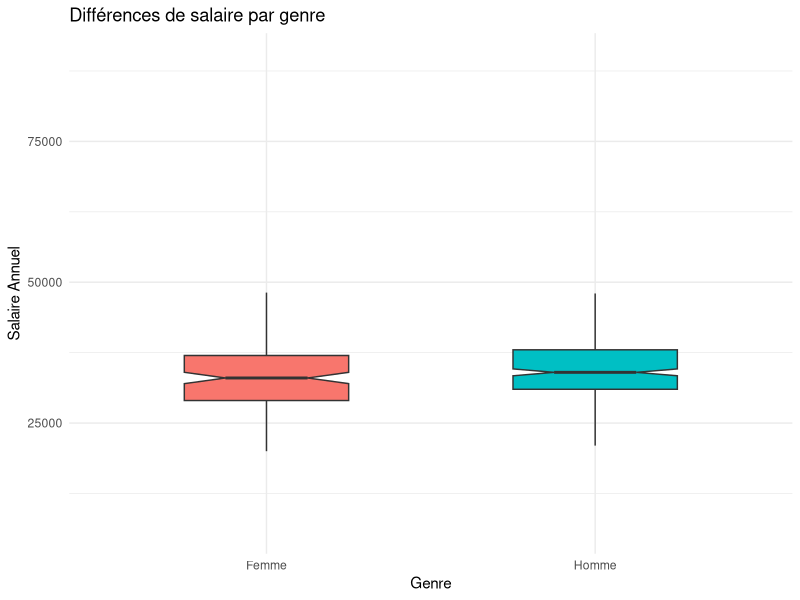
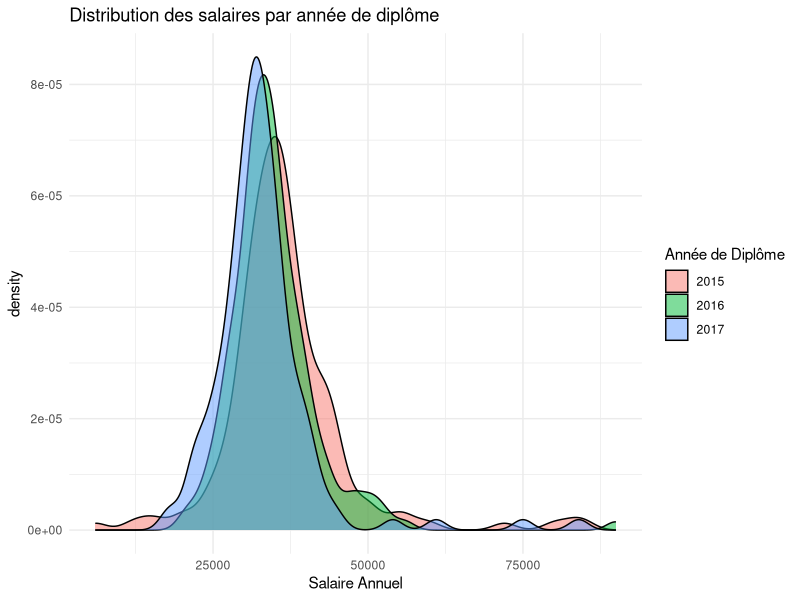
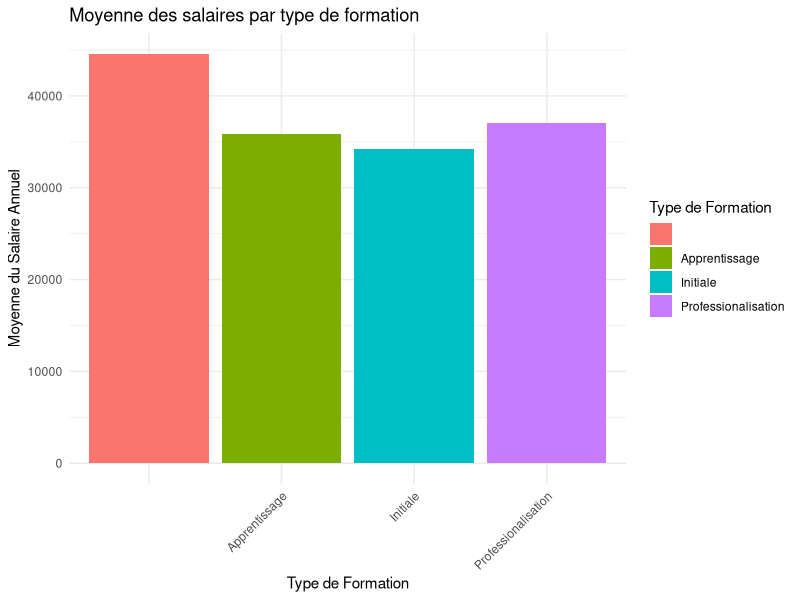
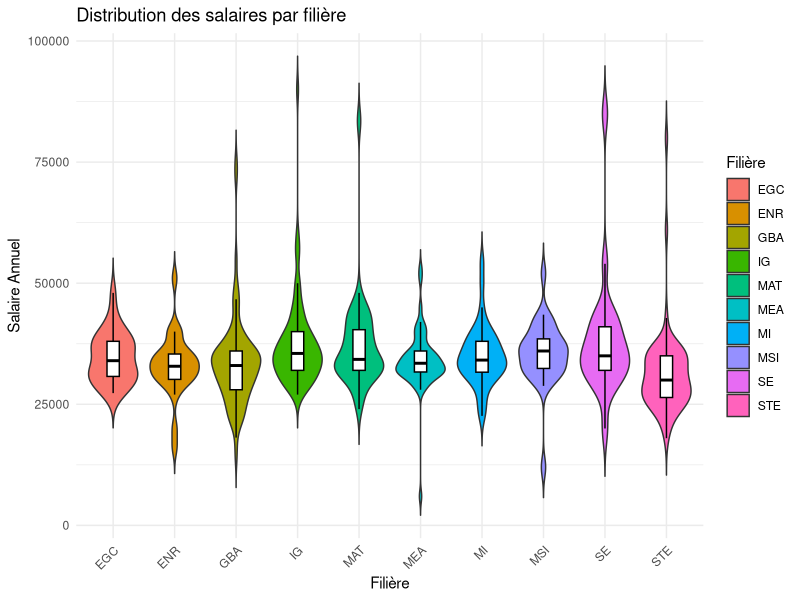

Write R code to recreate these figures, in order. (Note: this script raises an error after producing the figures.)
## ---- chunk 1
if (!requireNamespace("ggplot2", quietly = TRUE)) {
  install.packages("ggplot2")
}
library(ggplot2)
## ---- chunk 2
remove_rows_by_value <- function(data, column_name, value_to_remove) {
  data_filtered <- subset(data, !(data[[column_name]] == value_to_remove))
  return(data_filtered)
}
## ---- chunk 3
# Trying ISO-8859-1
raw_data <- read.csv("data/data_2018.csv", sep = ";")
## ---- chunk 4
# Lists specifying which columns to convert to factors and numeric
factor_cols <- c("Date", "Identifiant", "Genre", "Annee_diplome","Type_formation","Filiere","Situation","Secteur","Nature_contrat", "France","Region", "Pays", "Taille_entreprise", "Nom_entreprise", "Departement", "Intitule_poste", "Secteur_activite")
numeric_cols <- c("Anciennete", "Salaire_annuel", "Responsabilite_hierarchique", "Responsabilite_budget", "Responsabilite_equipe", "Responsabilite_projet", "Satisfaction_globale", "Saitisfaction_relations", "Satisfaction_salaire", "Satisfaction_autonomie", "Satisfaction_localisation")

# Convert columns to factors
raw_data[factor_cols] <- lapply(raw_data[factor_cols], as.factor)

# Convert columns to numeric
raw_data[numeric_cols] <- lapply(raw_data[numeric_cols], as.numeric)
## ---- chunk 5
remove_rows_by_value <- function(data, column_name, value_to_remove) {
  data_filtered <- subset(data, !(data[[column_name]] == value_to_remove))
  return(data_filtered)
}
## ---- chunk 6
ggplot(raw_data, aes(x = Genre, y = Salaire_annuel, fill = Genre)) +
  geom_boxplot(width = 0.5, notch = TRUE, outlier.shape = NA) +
  labs(title = "Différences de salaire par genre",
       x = "Genre",
       y = "Salaire Annuel") +
  theme_minimal() +
  theme(legend.position = "none")
## ---- chunk 7
ggplot(raw_data, aes(x = Salaire_annuel, fill = as.factor(Annee_diplome))) +
  geom_density(alpha = 0.5) +
  labs(title = "Distribution des salaires par année de diplôme",
       x = "Salaire Annuel",
       fill = "Année de Diplôme") +
  theme_minimal()
## ---- chunk 8
ggplot(raw_data, aes(x = as.factor(Type_formation), y = Salaire_annuel, fill = as.factor(Type_formation))) +
  stat_summary(fun = "mean", geom = "col") +
  labs(title = "Moyenne des salaires par type de formation",
       x = "Type de Formation",
       y = "Moyenne du Salaire Annuel",
       fill = "Type de Formation") +
  theme_minimal() +
  theme(axis.text.x = element_text(angle = 45, hjust = 1))
## ---- chunk 9
ggplot(raw_data, aes(x = Filiere, y = Salaire_annuel, fill = Filiere)) +
  geom_violin(trim = FALSE, scale = "width", width = 0.8) +
  geom_boxplot(width = 0.2, fill = "white", color = "black", outlier.shape = NA) +
  labs(title = "Distribution des salaires par filière",
       x = "Filière",
       y = "Salaire Annuel",
       fill = "Filière") +
  theme_minimal() +
  theme(axis.text.x = element_text(angle = 45, hjust = 1))
## ---- chunk 10
filtered_data <- remove_rows_by_value(raw_data, "Situation", "En recherche emploi")
filtered_data <- remove_rows_by_value(filtered_data, "Situation", "En poursuite d'études (hors thèse) / en formation")
filtered_data <- remove_rows_by_value(filtered_data, "Situation", "These")
filtered_data <- remove_rows_by_value(filtered_data, "Situation", "Sans activité") 
filtered_data <- remove_rows_by_value(filtered_data, "Situation", "Volontariat")
filtered_data <- remove_rows_by_value(filtered_data, "Situation", "En création d'entreprise /reprise d'entreprise")
filtered_data <- remove_rows_by_value(filtered_data, "Situation", "Etudes")

activite_data <- filtered_data
## ---- chunk 11

# Diagramme en boîte avec couleurs
ggplot(filtered_data, aes(x = Nature_contrat, y = Salaire_annuel, fill = Nature_contrat)) +
  geom_boxplot() +
  scale_fill_manual(values = c("#66c2a5", "#fc8d62", "#8da0cb", "#e78ac3", "#a6d854")) +  # Choisissez vos couleurs
  theme_minimal() +
  theme(axis.text.x = element_text(angle = 45, hjust = 1, size = 8)) +
  labs(title = "Distribution des salaires par type de contrat", x = "Type de Contrat", y = "Salaire Annuel")


## ---- chunk 12



ordered_data <- raw_data[order(as.numeric(raw_data$Anciennete)), ]

boxplot(raw_data$Salaire_annuel ~ as.numeric(raw_data$Anciennete), data = ordered_data)
## ---- chunk 13
monthGroup <- cut(as.numeric(raw_data$Anciennete),
                               breaks = c(0, 6, 12, 24, Inf),
                               labels = c("1-6", "7-12", "13-24", "25+"),
                               right = FALSE)


boxplot(raw_data$Salaire_annuel ~ monthGroup, data = raw_data)
## ---- chunk 14
boxplot(raw_data$Salaire_annuel ~ raw_data$Secteur)

## ---- chunk 15
boxplot(raw_data$Salaire_annuel ~ raw_data$Responsabilite_hierarchique)

## ---- chunk 16
boxplot(raw_data$Salaire_annuel ~ raw_data$France)
## ---- chunk 17
raw_data_filtered <- raw_data[complete.cases(raw_data$Pays) & raw_data$Pays != "" & !grepl("^\\s*$", raw_data$Pays) & !is.na(raw_data$Salaire_annuel), ]


median_salaries <- tapply(raw_data_filtered$Salaire_annuel, raw_data_filtered$Pays, median)
median_order <- names(sort(median_salaries))

emploiFactor <- factor(raw_data_filtered$Pays, levels = median_order)



ggplot(raw_data_filtered, aes(x = emploiFactor, y = Salaire_annuel)) +
  geom_boxplot(na.rm = TRUE) +
  theme(axis.text.x = element_text(angle = 45, hjust = 1, size = 8)) +
  labs(title = "Salary Distribution by Country", x = "Country", y = "Salary")
## ---- chunk 18
# Remove rows with non-finite values in Salaire_annuel
raw_data <- raw_data[!is.na(raw_data$Salaire_annuel) & is.finite(raw_data$Salaire_annuel), ]

# Remove rows with non-finite values in other numeric columns if needed
# raw_data <- raw_data[complete.cases(raw_data[, numeric_cols]), ]


ordered_regions <- names(sort(tapply(raw_data$Salaire_annuel, raw_data$Region, median)))


# Plotting the distribution of salaries based on region
ggplot(raw_data, aes(x = Region, y = Salaire_annuel)) +
  geom_boxplot() +
  theme(axis.text.x = element_text(angle = 45, hjust = 1)) +
  scale_x_discrete(limits = ordered_regions)+
  labs(title = "Distribution des salaires en fonction de la région",
       x = "Région",
       y = "Salaire Annuel")

## ---- chunk 19
# Order the regions based on the median salary
ordered_departments <- names(sort(tapply(raw_data$Salaire_annuel, raw_data$Departement, median)))

# Select the top 10 departments
top_10_departments <- head(ordered_departments, 10)

# Plotting the distribution of salaries based on region with ordered x-axis
ggplot(raw_data, aes(x = reorder(Departement, Salaire_annuel, FUN = median), y = Salaire_annuel)) +
  geom_boxplot() +
  labs(title = "Distribution des salaires en fonction du département",
       x = "Région",
       y = "Salaire Annuel") +
  theme_minimal() +
  theme(axis.text.x = element_text(angle = 45, hjust = 1)) +
  scale_x_discrete(limits = top_10_departments)


## ---- chunk 20
# Trying ISO-8859-1
raw_data <- read.csv("data/data_2019.csv", sep = ";", fileEncoding = "UTF-8")
## ---- chunk 21
# Lists specifying which columns to convert to factors and numeric
factor_cols <- c("Date", "identifiant", "Genre", "Annee_diplome","Type_formation","Filiere","Situation","Secteur","Nature_contrat", "France","Region", "Pays", "Taille_entreprise", "Nom_entreprise", "Departement", "Intitule_poste", "Secteur_activite")
numeric_cols <- c("Anciennete", "Salaire_annuel", "Responsabilite_hierarchique", "Responsabilite_budget", "Responsabilite_equipe", "Responsabilite_projet", "Satisfaction_globale", "Saitisfaction_relations", "Satisfaction_salaire", "Satisfaction_autonomie", "Satisfaction_localisation")

# Convert columns to factors
raw_data[factor_cols] <- lapply(raw_data[factor_cols], as.factor)

# Convert columns to numeric
raw_data[numeric_cols] <- lapply(raw_data[numeric_cols], as.numeric)
## ---- chunk 22
boxplot(raw_data$Salaire_annuel ~ raw_data$Genre)
## ---- chunk 23
boxplot(raw_data$Salaire_annuel ~ raw_data$Annee_diplome)
## ---- chunk 24
boxplot(raw_data$Salaire_annuel ~ raw_data$Type_formation)
## ---- chunk 25
boxplot(raw_data$Salaire_annuel ~ raw_data$Filiere)
## ---- chunk 26
filtered_data <- remove_rows_by_value(raw_data, "Situation", "En recherche emploi")
filtered_data <- remove_rows_by_value(filtered_data, "Situation", "En poursuite d'études (hors thèse) / en formation")
filtered_data <- remove_rows_by_value(filtered_data, "Situation", "These")
filtered_data <- remove_rows_by_value(filtered_data, "Situation", "Sans activité") 
filtered_data <- remove_rows_by_value(filtered_data, "Situation", "Volontariat")
filtered_data <- remove_rows_by_value(filtered_data, "Situation", "En création d'entreprise /reprise d'entreprise")
filtered_data <- remove_rows_by_value(filtered_data, "Situation", "Etudes")

activite_data <- filtered_data
## ---- chunk 27


# Filtrage de certains contrat peu représentatif
filtered_data <- remove_rows_by_value(activite_data, "Nature_contrat", "Service à la personne (cours particulier de mathématiques via Acadomia)")
filtered_data <- remove_rows_by_value(filtered_data, "Nature_contrat", "")

ggplot(filtered_data, aes(x = Nature_contrat, y = Salaire_annuel)) +
  geom_boxplot() +
  theme(axis.text.x = element_text(angle = 45, hjust = 1, size = 8)) +
  labs(title = "Salary Distribution by Contract Type", x = "Contract Type", y = "Salary")

## ---- chunk 28



ordered_data <- raw_data[order(as.numeric(raw_data$Anciennete)), ]

boxplot(raw_data$Salaire_annuel ~ as.numeric(raw_data$Anciennete), data = ordered_data)
## ---- chunk 29
monthGroup <- cut(as.numeric(raw_data$Anciennete),
                               breaks = c(0, 6, 12, 24, Inf),
                               labels = c("1-6", "7-12", "13-24", "25+"),
                               right = FALSE)


boxplot(raw_data$Salaire_annuel ~ monthGroup, data = raw_data)
## ---- chunk 30
boxplot(raw_data$Salaire_annuel ~ raw_data$France)
## ---- chunk 31
raw_data_filtered <- raw_data[complete.cases(raw_data$Pays) & raw_data$Pays != "" & !grepl("^\\s*$", raw_data$Pays) & !is.na(raw_data$Salaire_annuel), ]


median_salaries <- tapply(raw_data_filtered$Salaire_annuel, raw_data_filtered$Pays, median)
median_order <- names(sort(median_salaries))

emploiFactor <- factor(raw_data_filtered$Pays, levels = median_order)



ggplot(raw_data_filtered, aes(x = emploiFactor, y = Salaire_annuel)) +
  geom_boxplot(na.rm = TRUE) +
  theme(axis.text.x = element_text(angle = 45, hjust = 1, size = 8)) +
  labs(title = "Salary Distribution by Country", x = "Country", y = "Salary")
## ---- chunk 32
# Remove rows with non-finite values in Salaire_annuel
raw_data <- raw_data[!is.na(raw_data$Salaire_annuel) & is.finite(raw_data$Salaire_annuel), ]

# Remove rows with non-finite values in other numeric columns if needed
# raw_data <- raw_data[complete.cases(raw_data[, numeric_cols]), ]


ordered_regions <- names(sort(tapply(raw_data$Salaire_annuel, raw_data$Region, median)))


# Plotting the distribution of salaries based on region
ggplot(raw_data, aes(x = Region, y = Salaire_annuel)) +
  geom_boxplot() +
  theme(axis.text.x = element_text(angle = 45, hjust = 1)) +
  scale_x_discrete(limits = ordered_regions)+
  labs(title = "Distribution des salaires en fonction de la région",
       x = "Région",
       y = "Salaire Annuel")

## ---- chunk 33
# Trying ISO-8859-1
raw_data <- read.csv("data/data_2020.csv", sep = ";")
## ---- chunk 34
# Lists specifying which columns to convert to factors and numeric
factor_cols <- c("Date", "identifiant", "Genre", "Annee_diplome","Type_formation","Filiere","Situation","Secteur","Nature_contrat", "France","Region", "Pays", "Taille_entreprise", "Nom_entreprise", "Departement", "Intitule_poste", "Secteur_activite")
numeric_cols <- c("Anciennete", "Salaire_annuel", "Responsabilite_hierarchique", "Responsabilite_budget", "Responsabilite_equipe", "Responsabilite_projet", "Satisfaction_globale", "Saitisfaction_relations", "Satisfaction_salaire", "Satisfaction_autonomie", "Satisfaction_localisation")

# Convert columns to factors
raw_data[factor_cols] <- lapply(raw_data[factor_cols], as.factor)

# Convert columns to numeric
raw_data[numeric_cols] <- lapply(raw_data[numeric_cols], as.numeric)
## ---- chunk 35
remove_rows_by_value <- function(data, column_name, value_to_remove) {
  data_filtered <- subset(data, !(data[[column_name]] == value_to_remove))
  return(data_filtered)
}
## ---- chunk 36
boxplot(raw_data$Salaire_annuel ~ raw_data$Genre)
## ---- chunk 37
boxplot(raw_data$Salaire_annuel ~ raw_data$Annee_diplome)
## ---- chunk 38
boxplot(raw_data$Salaire_annuel ~ raw_data$Type_formation)
## ---- chunk 39
boxplot(raw_data$Salaire_annuel ~ raw_data$Filiere)
## ---- chunk 40
filtered_data <- remove_rows_by_value(raw_data, "Situation", "En recherche emploi")
filtered_data <- remove_rows_by_value(filtered_data, "Situation", "En poursuite d'études (hors thèse) / en formation")
filtered_data <- remove_rows_by_value(filtered_data, "Situation", "These")
filtered_data <- remove_rows_by_value(filtered_data, "Situation", "Sans activité") 
filtered_data <- remove_rows_by_value(filtered_data, "Situation", "Volontariat")
filtered_data <- remove_rows_by_value(filtered_data, "Situation", "En création d'entreprise /reprise d'entreprise")
filtered_data <- remove_rows_by_value(filtered_data, "Situation", "Etudes")

activite_data <- filtered_data
## ---- chunk 41
# Filtrage de certains contrat peu représentatif
filtered_data <- remove_rows_by_value(activite_data, "Nature_contrat", "Service à la personne (cours particulier de mathématiques via Acadomia)")
filtered_data <- remove_rows_by_value(filtered_data, "Nature_contrat", "")

ggplot(filtered_data, aes(x = Nature_contrat, y = Salaire_annuel)) +
  geom_boxplot() +
  theme(axis.text.x = element_text(angle = 45, hjust = 1, size = 8)) +
  labs(title = "Salary Distribution by Contract Type", x = "Contract Type", y = "Salary")
## ---- chunk 42

ordered_data <- raw_data[order(as.numeric(raw_data$Anciennete)), ]

boxplot(raw_data$Salaire_annuel ~ as.numeric(raw_data$Anciennete), data = ordered_data)
## ---- chunk 43
monthGroup <- cut(as.numeric(raw_data$Anciennete),
                               breaks = c(0, 6, 12, 24, Inf),
                               labels = c("1-6", "7-12", "13-24", "25+"),
                               right = FALSE)


boxplot(raw_data$Salaire_annuel ~ monthGroup, data = raw_data)
## ---- chunk 44
boxplot(raw_data$Salaire_annuel ~ raw_data$France)
## ---- chunk 45
raw_data_filtered <- raw_data[complete.cases(raw_data$Pays) & raw_data$Pays != "" & !grepl("^\\s*$", raw_data$Pays) & !is.na(raw_data$Salaire_annuel), ]


median_salaries <- tapply(raw_data_filtered$Salaire_annuel, raw_data_filtered$Pays, median)
median_order <- names(sort(median_salaries))

emploiFactor <- factor(raw_data_filtered$Pays, levels = median_order)



ggplot(raw_data_filtered, aes(x = emploiFactor, y = Salaire_annuel)) +
  geom_boxplot(na.rm = TRUE) +
  theme(axis.text.x = element_text(angle = 45, hjust = 1, size = 8)) +
  labs(title = "Salary Distribution by Country", x = "Country", y = "Salary")
## ---- chunk 46
# Trying ISO-8859-1
raw_data <- read.csv("data/data_2021.csv", sep = ",")
## ---- chunk 47
# Lists specifying which columns to convert to factors and numeric
factor_cols <- c("Date", "Identifiant", "Genre", "Annee_diplome","Type_formation","Filiere","Situation","Secteur","Nature_contrat", "France","Region", "Pays", "Taille_entreprise", "Nom_entreprise", "Departement", "Intitule_poste")
numeric_cols <- c("Anciennete", "Salaire_annuel")

# Convert columns to factors
raw_data[factor_cols] <- lapply(raw_data[factor_cols], as.factor)

# Convert columns to numeric
raw_data[numeric_cols] <- lapply(raw_data[numeric_cols], as.numeric)
## ---- chunk 48
remove_rows_by_value <- function(data, column_name, value_to_remove) {
  data_filtered <- subset(data, !(data[[column_name]] == value_to_remove))
  return(data_filtered)
}
## ---- chunk 49
boxplot(raw_data$Salaire_annuel ~ raw_data$Genre)
## ---- chunk 50
boxplot(raw_data$Salaire_annuel ~ raw_data$Annee_diplome)
## ---- chunk 51
boxplot(raw_data$Salaire_annuel ~ raw_data$Type_formation)
## ---- chunk 52
boxplot(raw_data$Salaire_annuel ~ raw_data$Filiere)
## ---- chunk 53
filtered_data <- remove_rows_by_value(raw_data, "Situation", "En recherche emploi")
filtered_data <- remove_rows_by_value(filtered_data, "Situation", "En poursuite d'études (hors thèse) / en formation")
filtered_data <- remove_rows_by_value(filtered_data, "Situation", "These")
filtered_data <- remove_rows_by_value(filtered_data, "Situation", "Sans activité") 
filtered_data <- remove_rows_by_value(filtered_data, "Situation", "Volontariat")
filtered_data <- remove_rows_by_value(filtered_data, "Situation", "En création d'entreprise /reprise d'entreprise")
filtered_data <- remove_rows_by_value(filtered_data, "Situation", "Etudes")

activite_data <- filtered_data
## ---- chunk 54


# Filtrage de certains contrat peu représentatif
filtered_data <- remove_rows_by_value(activite_data, "Nature_contrat", "Service à la personne (cours particulier de mathématiques via Acadomia)")
filtered_data <- remove_rows_by_value(filtered_data, "Nature_contrat", "")

ggplot(filtered_data, aes(x = Nature_contrat, y = Salaire_annuel)) +
  geom_boxplot() +
  theme(axis.text.x = element_text(angle = 45, hjust = 1, size = 8)) +
  labs(title = "Salary Distribution by Contract Type", x = "Contract Type", y = "Salary")

## ---- chunk 55



ordered_data <- raw_data[order(as.numeric(raw_data$Anciennete)), ]

boxplot(raw_data$Salaire_annuel ~ as.numeric(raw_data$Anciennete), data = ordered_data)
## ---- chunk 56
monthGroup <- cut(as.numeric(raw_data$Anciennete),
                               breaks = c(0, 6, 12, 24, Inf),
                               labels = c("1-6", "7-12", "13-24", "25+"),
                               right = FALSE)


boxplot(raw_data$Salaire_annuel ~ monthGroup, data = raw_data)
## ---- chunk 57
boxplot(raw_data$Salaire_annuel ~ raw_data$France)
## ---- chunk 58
raw_data_filtered <- raw_data[complete.cases(raw_data$Pays) & raw_data$Pays != "" & !grepl("^\\s*$", raw_data$Pays) & !is.na(raw_data$Salaire_annuel), ]


median_salaries <- tapply(raw_data_filtered$Salaire_annuel, raw_data_filtered$Pays, median)
median_order <- names(sort(median_salaries))

emploiFactor <- factor(raw_data_filtered$Pays, levels = median_order)



ggplot(raw_data_filtered, aes(x = emploiFactor, y = Salaire_annuel)) +
  geom_boxplot(na.rm = TRUE) +
  theme(axis.text.x = element_text(angle = 45, hjust = 1, size = 8)) +
  labs(title = "Salary Distribution by Country", x = "Country", y = "Salary")
## ---- chunk 59
# Remove rows with non-finite values in Salaire_annuel
raw_data <- raw_data[!is.na(raw_data$Salaire_annuel) & is.finite(raw_data$Salaire_annuel), ]

# Remove rows with non-finite values in other numeric columns if needed
# raw_data <- raw_data[complete.cases(raw_data[, numeric_cols]), ]


ordered_regions <- names(sort(tapply(raw_data$Salaire_annuel, raw_data$Region, median)))


# Plotting the distribution of salaries based on region
ggplot(raw_data, aes(x = Region, y = Salaire_annuel)) +
  geom_boxplot() +
  theme(axis.text.x = element_text(angle = 45, hjust = 1)) +
  scale_x_discrete(limits = ordered_regions)+
  labs(title = "Distribution des salaires en fonction de la région",
       x = "Région",
       y = "Salaire Annuel")

## ---- chunk 60
# Order the regions based on the median salary
ordered_departments <- names(sort(tapply(raw_data$Salaire_annuel, raw_data$Departement, median)))

# Select the top 10 departments
top_10_departments <- head(ordered_departments, 10)

# Plotting the distribution of salaries based on region with ordered x-axis
ggplot(raw_data, aes(x = reorder(Departement, Salaire_annuel, FUN = median), y = Salaire_annuel)) +
  geom_boxplot() +
  labs(title = "Distribution des salaires en fonction du département",
       x = "Région",
       y = "Salaire Annuel") +
  theme_minimal() +
  theme(axis.text.x = element_text(angle = 45, hjust = 1)) +
  scale_x_discrete(limits = top_10_departments)


## ---- chunk 61
# Trying ISO-8859-1
raw_data <- read.csv("data/data_2022.csv", sep = ",", fileEncoding = "UTF-8")
## ---- chunk 62
# Lists specifying which columns to convert to factors and numeric
factor_cols <- c("Date", "Identifiant", "Genre", "Annee_diplome","Type_formation","Filiere","Situation_actuelle","Secteur","Nature_contrat", "Pays","Region", "Pays_etranger", "Taille_entreprise", "Nom_entreprise", "Departement", "Intitule_poste", "Secteur_activite")
numeric_cols <- c("Anciennete","Salaire_annuel_brut", "Salaire_annuel_brut_primes", "Responsabilite_hierarchique", "Responsabilite_budget", "Responsabilite_equipe", "Responsabilite_projet", "Satisfaction_globale", "Saitisfaction_relations", "Satisfaction_salaire","Satisfaction_condition_travail", "Satisfaction_autonomie", "Satisfaction_localisation")

# Convert columns to factors
raw_data[factor_cols] <- lapply(raw_data[factor_cols], as.factor)

# Convert columns to numeric
raw_data[numeric_cols] <- lapply(raw_data[numeric_cols], as.numeric)
## ---- chunk 63
remove_rows_by_value <- function(data, column_name, value_to_remove) {
  data_filtered <- subset(data, !(data[[column_name]] == value_to_remove))
  return(data_filtered)
}
## ---- chunk 64
boxplot(raw_data$Salaire_annuel_brut_primes ~ raw_data$Genre)
## ---- chunk 65
boxplot(raw_data$Salaire_annuel_brut_primes~ raw_data$Annee_diplome)
## ---- chunk 66
boxplot(raw_data$Salaire_annuel_brut_primes ~ raw_data$Type_formation)
## ---- chunk 67
boxplot(raw_data$Salaire_annuel_brut_primes ~ raw_data$Filiere)
## ---- chunk 68
filtered_data <- remove_rows_by_value(raw_data, "Situation", "En recherche emploi")
filtered_data <- remove_rows_by_value(filtered_data, "Situation", "En poursuite d'études (hors thèse) / en formation")
filtered_data <- remove_rows_by_value(filtered_data, "Situation", "These")
filtered_data <- remove_rows_by_value(filtered_data, "Situation", "Sans activité") 
filtered_data <- remove_rows_by_value(filtered_data, "Situation", "Volontariat")
filtered_data <- remove_rows_by_value(filtered_data, "Situation", "En création d'entreprise /reprise d'entreprise")
filtered_data <- remove_rows_by_value(filtered_data, "Situation", "Etudes")

activite_data <- filtered_data
## ---- chunk 69


# Filtrage de certains contrat peu représentatif
filtered_data <- remove_rows_by_value(activite_data, "Nature_contrat", "Service à la personne (cours particulier de mathématiques via Acadomia)")
filtered_data <- remove_rows_by_value(filtered_data, "Nature_contrat", "")

ggplot(filtered_data, aes(x = Nature_contrat, y = Salaire_annuel_brut_primes)) +
  geom_boxplot() +
  theme(axis.text.x = element_text(angle = 45, hjust = 1, size = 8)) +
  labs(title = "Salary Distribution by Contract Type", x = "Contract Type", y = "Salary")

## ---- chunk 70



ordered_data <- raw_data[order(as.numeric(raw_data$Anciennete)), ]

boxplot(raw_data$Salaire_annuel_brut_primes ~ as.numeric(raw_data$Anciennete), data = ordered_data)
## ---- chunk 71
monthGroup <- cut(as.numeric(raw_data$Anciennete),
                               breaks = c(0, 6, 12, 24, Inf),
                               labels = c("1-6", "7-12", "13-24", "25+"),
                               right = FALSE)


boxplot(raw_data$Salaire_annuel_brut_primes ~ monthGroup, data = raw_data)
## ---- chunk 72
boxplot(raw_data$Salaire_annuel_brut_primes ~ raw_data$Pays)
## ---- chunk 73
raw_data_filtered <- raw_data[complete.cases(raw_data$Pays) & raw_data$Pays != "" & !grepl("^\\s*$", raw_data$Pays) & !is.na(raw_data$Salaire_annuel), ]


median_salaries <- tapply(raw_data_filtered$Salaire_annuel_brut_primes, raw_data_filtered$Pays, median)
median_order <- names(sort(median_salaries))

emploiFactor <- factor(raw_data_filtered$Pays, levels = median_order)



ggplot(raw_data_filtered, aes(x = emploiFactor, y = Salaire_annuel_brut_primes)) +
  geom_boxplot(na.rm = TRUE) +
  theme(axis.text.x = element_text(angle = 45, hjust = 1, size = 8)) +
  labs(title = "Salary Distribution by Country", x = "Country", y = "Salary")
## ---- chunk 74
# Trying ISO-8859-1
raw_data <- read.csv("data/data_2023.csv", sep = ",", fileEncoding = "UTF-8")
## ---- chunk 75
# Lists specifying which columns to convert to factors and numeric
factor_cols <- c("Date", "Identifiant", "Genre", "Annee_diplome","Type_formation","Filiere","Situation_actuelle","Secteur","Nature_contrat", "Pays","Region", "Pays_etranger", "Taille_entreprise", "Nom_entreprise", "Departement", "Intitule_poste", "Secteur_activite")
numeric_cols <- c("Anciennete","Salaire_annuel_brut", "Salaire_annuel_brut_primes", "Responsabilite_hierarchique", "Responsabilite_budget", "Responsabilite_equipe", "Responsabilite_projet", "Satisfaction_globale", "Saitisfaction_relations", "Satisfaction_salaire","Satisfaction_condition_travail", "Satisfaction_autonomie", "Satisfaction_localisation")

# Convert columns to factors
raw_data[factor_cols] <- lapply(raw_data[factor_cols], as.factor)

# Convert columns to numeric
raw_data[numeric_cols] <- sapply(raw_data[numeric_cols], as.numeric)
## ---- chunk 76
boxplot(raw_data$Salaire_annuel_brut_primes ~ raw_data$Genre)
## ---- chunk 77
boxplot(raw_data$Salaire_annuel_brut_primes~ raw_data$Annee_diplome)
## ---- chunk 78
boxplot(raw_data$Salaire_annuel_brut_primes ~ raw_data$Type_formation)
## ---- chunk 79
boxplot(raw_data$Salaire_annuel_brut_primes ~ raw_data$Filiere)
## ---- chunk 80
filtered_data <- remove_rows_by_value(raw_data, "Situation", "En recherche emploi")
filtered_data <- remove_rows_by_value(filtered_data, "Situation", "En poursuite d'études (hors thèse) / en formation")
filtered_data <- remove_rows_by_value(filtered_data, "Situation", "These")
filtered_data <- remove_rows_by_value(filtered_data, "Situation", "Sans activité") 
filtered_data <- remove_rows_by_value(filtered_data, "Situation", "Volontariat")
filtered_data <- remove_rows_by_value(filtered_data, "Situation", "En création d'entreprise /reprise d'entreprise")
filtered_data <- remove_rows_by_value(filtered_data, "Situation", "Etudes")

activite_data <- filtered_data
## ---- chunk 81


# Filtrage de certains contrat peu représentatif
filtered_data <- remove_rows_by_value(activite_data, "Nature_contrat", "Service à la personne (cours particulier de mathématiques via Acadomia)")
filtered_data <- remove_rows_by_value(filtered_data, "Nature_contrat", "")

ggplot(filtered_data, aes(x = Nature_contrat, y = Salaire_annuel_brut_primes)) +
  geom_boxplot() +
  theme(axis.text.x = element_text(angle = 45, hjust = 1, size = 8)) +
  labs(title = "Salary Distribution by Contract Type", x = "Contract Type", y = "Salary")

## ---- chunk 82



ordered_data <- raw_data[order(as.numeric(raw_data$Anciennete)), ]

boxplot(raw_data$Salaire_annuel_brut_primes ~ as.numeric(raw_data$Anciennete), data = ordered_data)
## ---- chunk 83
monthGroup <- cut(as.numeric(raw_data$Anciennete),
                               breaks = c(0, 6, 12, 24, Inf),
                               labels = c("1-6", "7-12", "13-24", "25+"),
                               right = FALSE)


boxplot(raw_data$Salaire_annuel_brut_primes ~ monthGroup, data = raw_data)
## ---- chunk 84
boxplot(raw_data$Salaire_annuel_brut_primes ~ raw_data$Pays)
## ---- chunk 85
boxplot(raw_data$Salaire_annuel ~ raw_data$Responsabilite_hierarchique)

## ---- chunk 86
raw_data_filtered <- raw_data[complete.cases(raw_data$Pays) & raw_data$Pays != "" & !grepl("^\\s*$", raw_data$Pays) & !is.na(raw_data$Salaire_annuel), ]


median_salaries <- tapply(raw_data_filtered$Salaire_annuel_brut_primes, raw_data_filtered$Pays, median)
median_order <- names(sort(median_salaries))

emploiFactor <- factor(raw_data_filtered$Pays, levels = median_order)



ggplot(raw_data_filtered, aes(x = emploiFactor, y = Salaire_annuel_brut_primes)) +
  geom_boxplot(na.rm = TRUE) +
  theme(axis.text.x = element_text(angle = 45, hjust = 1, size = 8)) +
  labs(title = "Salary Distribution by Country", x = "Country", y = "Salary")
## ---- chunk 87
# Trying ISO-8859-1
base_data <- read.csv("data/data_2023.csv", sep = ",", fileEncoding = "UTF-8")

# Lists specifying which columns to convert to factors and numeric
factor_cols <- c("Date", "Identifiant", "Genre", "Annee_diplome","Type_formation","Filiere","Situation_actuelle","Secteur","Nature_contrat", "Pays","Region", "Pays_etranger", "Taille_entreprise", "Nom_entreprise", "Departement", "Intitule_poste", "Secteur_activite")
numeric_cols <- c("Anciennete","Salaire_annuel_brut_primes")

# Convert columns to factors
base_data[factor_cols] <- lapply(base_data[factor_cols], as.factor)

# Convert columns to numeric
base_data[numeric_cols] <- lapply(base_data[numeric_cols], as.numeric)
## ---- chunk 88
raw_data <- base_data

# Charger la bibliothèque CA
library(ca)

# Convertir les variables en facteurs si elles ne le sont pas déjà
raw_data$Pays <- as.factor(raw_data$Pays)
raw_data$Nature_contrat <- as.factor(raw_data$Nature_contrat)
raw_data$Filiere <- as.factor(raw_data$Filiere)
raw_data$Type_formation <- as.factor(raw_data$Type_formation)
raw_data$Genre <- as.factor(raw_data$Genre)

# Sélectionner les variables pour l'AFCM
variables_afcm <- c("Pays", "Nature_contrat", "Filiere", "Type_formation", "Genre")

# Sous-ensemble des données avec les variables sélectionnées
afcm_data <- raw_data[variables_afcm]

# Supprimer les lignes avec des valeurs manquantes si nécessaire
afcm_data <- na.omit(afcm_data)

contingency_table <- table(afcm_data)

# Réaliser l'AFCM avec le package CA
#afcm_result <- ca(afcm_data)

# Afficher les résultats de l'AFCM
summary(contingency_table)


## ---- chunk 89
raw_data <- base_data

filtered_data <- remove_rows_by_value(raw_data, "Situation_actuelle", "En recherche emploi")
filtered_data <- remove_rows_by_value(filtered_data, "Situation_actuelle", "En poursuite d'études (hors thèse) / en formation")
filtered_data <- remove_rows_by_value(filtered_data, "Situation_actuelle", "These")
filtered_data <- remove_rows_by_value(filtered_data, "Situation_actuelle", "Sans activité") 
filtered_data <- remove_rows_by_value(filtered_data, "Situation_actuelle", "Volontariat")
filtered_data <- remove_rows_by_value(filtered_data, "Situation_actuelle", "En création d'entreprise /reprise d'entreprise")
filtered_data <- remove_rows_by_value(filtered_data, "Situation_actuelle", "Etudes")

filtered_data <- remove_rows_by_value(filtered_data, "Nature_contrat", "")

filtered_data <- remove_rows_by_value(filtered_data, "Salaire_annuel_brut_primes", "")

filtered_data <- remove_rows_by_value(filtered_data, "Nature_contrat", "CDD a la cimenterie Lafarge de Saint Pierre La Cour depuis le 1 er mars 2022. Passage en CDI a partir de fevrier 2023")



raw_data <- filtered_data

# Assuming raw_data is your data frame containing the relevant variables

# Convert categorical variables to factors if not done already
raw_data$Pays_etranger <- as.factor(raw_data$Pays_etranger)

raw_data$Nature_contrat <- as.factor(raw_data$Nature_contrat)
raw_data$Filiere <- as.factor(raw_data$Filiere)
raw_data$Type_formation <- as.factor(raw_data$Type_formation)
raw_data$Genre <- as.factor(raw_data$Genre)


# Convert Pays column to character
raw_data$Pays_etranger <- as.character(raw_data$Pays_etranger)
raw_data$Pays_etranger <- ifelse(raw_data$Pays == "France", "France", raw_data$Pays_etranger)

# Create a linear model
reg_model <- lm(Salaire_annuel_brut_primes ~ Filiere + Pays_etranger + Nature_contrat + Type_formation + Genre, data = raw_data)

# Summary of the regression model
summary(reg_model)
